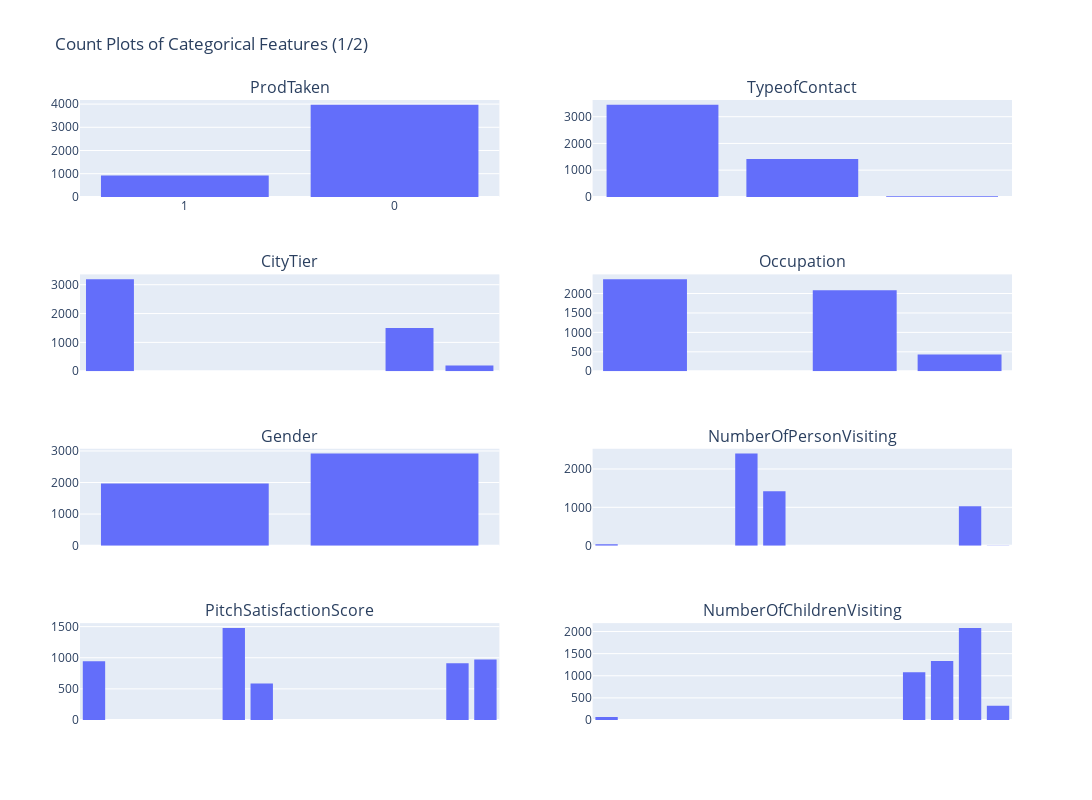
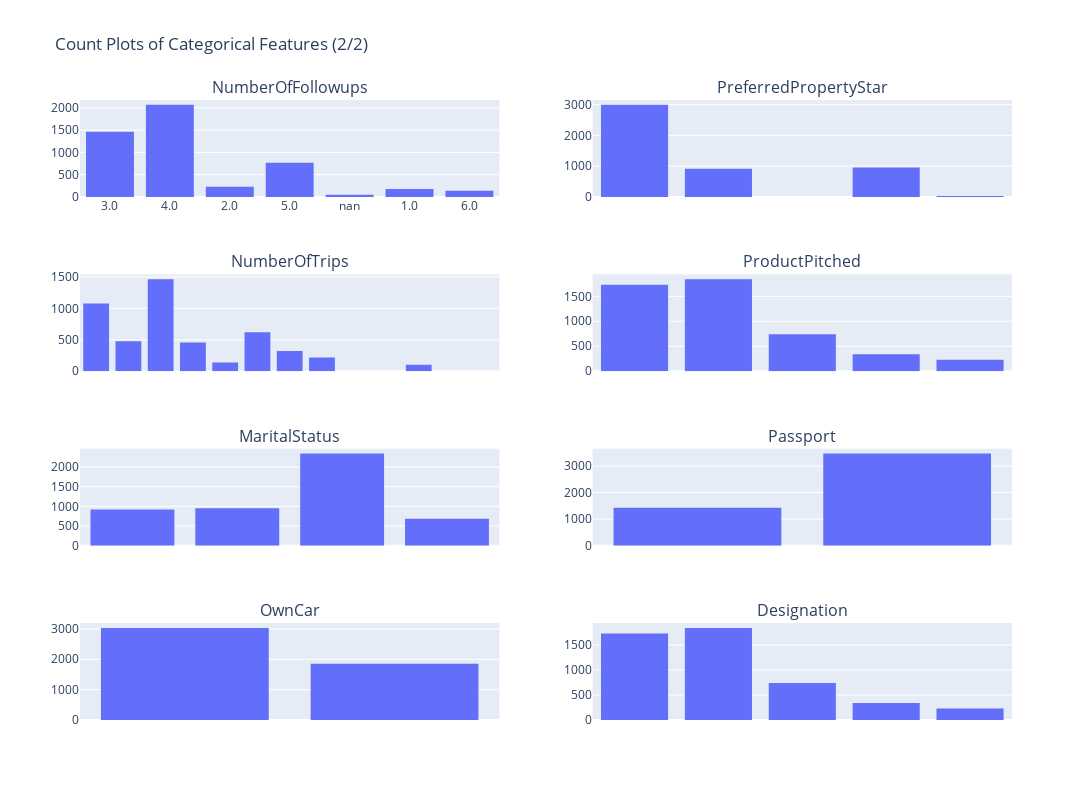

The cell these charts' notebook holds for them, in order:
### Code cell
import plotly.express as px
import plotly.subplots as sp
import pandas as pd


# Convert categorical features to string
categorical_features = [
    'ProdTaken', 'TypeofContact', 'CityTier', 'Occupation', 'Gender', 
    'NumberOfPersonVisiting', 'PitchSatisfactionScore', 'NumberOfChildrenVisiting', 
    'NumberOfFollowups', 'PreferredPropertyStar', 'NumberOfTrips', 'ProductPitched', 
    'MaritalStatus', 'Passport', 'OwnCar', 'Designation'
]

for feature in categorical_features:
    df[feature] = df[feature].astype(str)

# Create the first figure with 8 subplots
fig1 = sp.make_subplots(rows=4, cols=2, subplot_titles=categorical_features[:8])

for i, feature in enumerate(categorical_features[:8]):
    row = i // 2 + 1
    col = i % 2 + 1
    fig1.add_trace(px.histogram(df, x=feature).data[0], row=row, col=col)

fig1.update_layout(height=800, width=1200, title_text="Count Plots of Categorical Features (1/2)")
fig1.show()

# Create the second figure with the remaining 8 subplots
fig2 = sp.make_subplots(rows=4, cols=2, subplot_titles=categorical_features[8:])

for i, feature in enumerate(categorical_features[8:]):
    row = i // 2 + 1
    col = i % 2 + 1
    fig2.add_trace(px.histogram(df, x=feature).data[0], row=row, col=col)

fig2.update_layout(height=800, width=1200, title_text="Count Plots of Categorical Features (2/2)")
fig2.show()

### Figure 1 — Plotly figure (JSON) as saved in the notebook; plotly's stock layout.template omitted (floating-point values rounded to 4 significant figures; data arrays with more than 128 entries replaced by an {"elided": "..."} marker saying what was removed)
{"data": [{"alignmentgroup": "True", "bingroup": "x", "hovertemplate": "ProdTaken=%{x}<br>count=%{y}<extra></extra>", "legendgroup": "", "marker": {"color": "#636efa", "pattern": {"shape": ""}}, "name": "", "offsetgroup": "", "orientation": "v", "showlegend": false, "type": "histogram", "x": {"elided": "4888 str values"}, "xaxis": "x", "yaxis": "y"}, {"alignmentgroup": "True", "bingroup": "x", "hovertemplate": "TypeofContact=%{x}<br>count=%{y}<extra></extra>", "legendgroup": "", "marker": {"color": "#636efa", "pattern": {"shape": ""}}, "name": "", "offsetgroup": "", "orientation": "v", "showlegend": false, "type": "histogram", "x": {"elided": "4888 str values"}, "xaxis": "x2", "yaxis": "y2"}, {"alignmentgroup": "True", "bingroup": "x", "hovertemplate": "CityTier=%{x}<br>count=%{y}<extra></extra>", "legendgroup": "", "marker": {"color": "#636efa", "pattern": {"shape": ""}}, "name": "", "offsetgroup": "", "orientation": "v", "showlegend": false, "type": "histogram", "x": {"elided": "4888 str values"}, "xaxis": "x3", "yaxis": "y3"}, {"alignmentgroup": "True", "bingroup": "x", "hovertemplate": "Occupation=%{x}<br>count=%{y}<extra></extra>", "legendgroup": "", "marker": {"color": "#636efa", "pattern": {"shape": ""}}, "name": "", "offsetgroup": "", "orientation": "v", "showlegend": false, "type": "histogram", "x": {"elided": "4888 str values"}, "xaxis": "x4", "yaxis": "y4"}, {"alignmentgroup": "True", "bingroup": "x", "hovertemplate": "Gender=%{x}<br>count=%{y}<extra></extra>", "legendgroup": "", "marker": {"color": "#636efa", "pattern": {"shape": ""}}, "name": "", "offsetgroup": "", "orientation": "v", "showlegend": false, "type": "histogram", "x": {"elided": "4888 str values"}, "xaxis": "x5", "yaxis": "y5"}, {"alignmentgroup": "True", "bingroup": "x", "hovertemplate": "NumberOfPersonVisiting=%{x}<br>count=%{y}<extra></extra>", "legendgroup": "", "marker": {"color": "#636efa", "pattern": {"shape": ""}}, "name": "", "offsetgroup": "", "orientation": "v", "showlegend": false, "type": "histogram", "x": {"elided": "4888 str values"}, "xaxis": "x6", "yaxis": "y6"}, {"alignmentgroup": "True", "bingroup": "x", "hovertemplate": "PitchSatisfactionScore=%{x}<br>count=%{y}<extra></extra>", "legendgroup": "", "marker": {"color": "#636efa", "pattern": {"shape": ""}}, "name": "", "offsetgroup": "", "orientation": "v", "showlegend": false, "type": "histogram", "x": {"elided": "4888 str values"}, "xaxis": "x7", "yaxis": "y7"}, {"alignmentgroup": "True", "bingroup": "x", "hovertemplate": "NumberOfChildrenVisiting=%{x}<br>count=%{y}<extra></extra>", "legendgroup": "", "marker": {"color": "#636efa", "pattern": {"shape": ""}}, "name": "", "offsetgroup": "", "orientation": "v", "showlegend": false, "type": "histogram", "x": {"elided": "4888 str values"}, "xaxis": "x8", "yaxis": "y8"}], "layout": {"annotations": [{"font": {"size": 16}, "showarrow": false, "text": "ProdTaken", "x": 0.225, "xanchor": "center", "xref": "paper", "y": 1, "yanchor": "bottom", "yref": "paper"}, {"font": {"size": 16}, "showarrow": false, "text": "TypeofContact", "x": 0.775, "xanchor": "center", "xref": "paper", "y": 1, "yanchor": "bottom", "yref": "paper"}, {"font": {"size": 16}, "showarrow": false, "text": "CityTier", "x": 0.225, "xanchor": "center", "xref": "paper", "y": 0.7188, "yanchor": "bottom", "yref": "paper"}, {"font": {"size": 16}, "showarrow": false, "text": "Occupation", "x": 0.775, "xanchor": "center", "xref": "paper", "y": 0.7188, "yanchor": "bottom", "yref": "paper"}, {"font": {"size": 16}, "showarrow": false, "text": "Gender", "x": 0.225, "xanchor": "center", "xref": "paper", "y": 0.4375, "yanchor": "bottom", "yref": "paper"}, {"font": {"size": 16}, "showarrow": false, "text": "NumberOfPersonVisiting", "x": 0.775, "xanchor": "center", "xref": "paper", "y": 0.4375, "yanchor": "bottom", "yref": "paper"}, {"font": {"size": 16}, "showarrow": false, "text": "PitchSatisfactionScore", "x": 0.225, "xanchor": "center", "xref": "paper", "y": 0.1562, "yanchor": "bottom", "yref": "paper"}, {"font": {"size": 16}, "showarrow": false, "text": "NumberOfChildrenVisiting", "x": 0.775, "xanchor": "center", "xref": "paper", "y": 0.1562, "yanchor": "bottom", "yref": "paper"}], "height": 800, "title": {"text": "Count Plots of Categorical Features (1/2)"}, "width": 1200, "xaxis": {"anchor": "y", "domain": [0, 0.45]}, "xaxis2": {"anchor": "y2", "domain": [0.55, 1]}, "xaxis3": {"anchor": "y3", "domain": [0, 0.45]}, "xaxis4": {"anchor": "y4", "domain": [0.55, 1]}, "xaxis5": {"anchor": "y5", "domain": [0, 0.45]}, "xaxis6": {"anchor": "y6", "domain": [0.55, 1]}, "xaxis7": {"anchor": "y7", "domain": [0, 0.45]}, "xaxis8": {"anchor": "y8", "domain": [0.55, 1]}, "yaxis": {"anchor": "x", "domain": [0.8438, 1]}, "yaxis2": {"anchor": "x2", "domain": [0.8438, 1]}, "yaxis3": {"anchor": "x3", "domain": [0.5625, 0.7188]}, "yaxis4": {"anchor": "x4", "domain": [0.5625, 0.7188]}, "yaxis5": {"anchor": "x5", "domain": [0.2812, 0.4375]}, "yaxis6": {"anchor": "x6", "domain": [0.2812, 0.4375]}, "yaxis7": {"anchor": "x7", "domain": [0, 0.1562]}, "yaxis8": {"anchor": "x8", "domain": [0, 0.1562]}}}

### Figure 2 — Plotly figure (JSON) as saved in the notebook; plotly's stock layout.template omitted (floating-point values rounded to 4 significant figures; data arrays with more than 128 entries replaced by an {"elided": "..."} marker saying what was removed)
{"data": [{"alignmentgroup": "True", "bingroup": "x", "hovertemplate": "NumberOfFollowups=%{x}<br>count=%{y}<extra></extra>", "legendgroup": "", "marker": {"color": "#636efa", "pattern": {"shape": ""}}, "name": "", "offsetgroup": "", "orientation": "v", "showlegend": false, "type": "histogram", "x": {"elided": "4888 str values"}, "xaxis": "x", "yaxis": "y"}, {"alignmentgroup": "True", "bingroup": "x", "hovertemplate": "PreferredPropertyStar=%{x}<br>count=%{y}<extra></extra>", "legendgroup": "", "marker": {"color": "#636efa", "pattern": {"shape": ""}}, "name": "", "offsetgroup": "", "orientation": "v", "showlegend": false, "type": "histogram", "x": {"elided": "4888 str values"}, "xaxis": "x2", "yaxis": "y2"}, {"alignmentgroup": "True", "bingroup": "x", "hovertemplate": "NumberOfTrips=%{x}<br>count=%{y}<extra></extra>", "legendgroup": "", "marker": {"color": "#636efa", "pattern": {"shape": ""}}, "name": "", "offsetgroup": "", "orientation": "v", "showlegend": false, "type": "histogram", "x": {"elided": "4888 str values"}, "xaxis": "x3", "yaxis": "y3"}, {"alignmentgroup": "True", "bingroup": "x", "hovertemplate": "ProductPitched=%{x}<br>count=%{y}<extra></extra>", "legendgroup": "", "marker": {"color": "#636efa", "pattern": {"shape": ""}}, "name": "", "offsetgroup": "", "orientation": "v", "showlegend": false, "type": "histogram", "x": {"elided": "4888 str values"}, "xaxis": "x4", "yaxis": "y4"}, {"alignmentgroup": "True", "bingroup": "x", "hovertemplate": "MaritalStatus=%{x}<br>count=%{y}<extra></extra>", "legendgroup": "", "marker": {"color": "#636efa", "pattern": {"shape": ""}}, "name": "", "offsetgroup": "", "orientation": "v", "showlegend": false, "type": "histogram", "x": {"elided": "4888 str values"}, "xaxis": "x5", "yaxis": "y5"}, {"alignmentgroup": "True", "bingroup": "x", "hovertemplate": "Passport=%{x}<br>count=%{y}<extra></extra>", "legendgroup": "", "marker": {"color": "#636efa", "pattern": {"shape": ""}}, "name": "", "offsetgroup": "", "orientation": "v", "showlegend": false, "type": "histogram", "x": {"elided": "4888 str values"}, "xaxis": "x6", "yaxis": "y6"}, {"alignmentgroup": "True", "bingroup": "x", "hovertemplate": "OwnCar=%{x}<br>count=%{y}<extra></extra>", "legendgroup": "", "marker": {"color": "#636efa", "pattern": {"shape": ""}}, "name": "", "offsetgroup": "", "orientation": "v", "showlegend": false, "type": "histogram", "x": {"elided": "4888 str values"}, "xaxis": "x7", "yaxis": "y7"}, {"alignmentgroup": "True", "bingroup": "x", "hovertemplate": "Designation=%{x}<br>count=%{y}<extra></extra>", "legendgroup": "", "marker": {"color": "#636efa", "pattern": {"shape": ""}}, "name": "", "offsetgroup": "", "orientation": "v", "showlegend": false, "type": "histogram", "x": {"elided": "4888 str values"}, "xaxis": "x8", "yaxis": "y8"}], "layout": {"annotations": [{"font": {"size": 16}, "showarrow": false, "text": "NumberOfFollowups", "x": 0.225, "xanchor": "center", "xref": "paper", "y": 1, "yanchor": "bottom", "yref": "paper"}, {"font": {"size": 16}, "showarrow": false, "text": "PreferredPropertyStar", "x": 0.775, "xanchor": "center", "xref": "paper", "y": 1, "yanchor": "bottom", "yref": "paper"}, {"font": {"size": 16}, "showarrow": false, "text": "NumberOfTrips", "x": 0.225, "xanchor": "center", "xref": "paper", "y": 0.7188, "yanchor": "bottom", "yref": "paper"}, {"font": {"size": 16}, "showarrow": false, "text": "ProductPitched", "x": 0.775, "xanchor": "center", "xref": "paper", "y": 0.7188, "yanchor": "bottom", "yref": "paper"}, {"font": {"size": 16}, "showarrow": false, "text": "MaritalStatus", "x": 0.225, "xanchor": "center", "xref": "paper", "y": 0.4375, "yanchor": "bottom", "yref": "paper"}, {"font": {"size": 16}, "showarrow": false, "text": "Passport", "x": 0.775, "xanchor": "center", "xref": "paper", "y": 0.4375, "yanchor": "bottom", "yref": "paper"}, {"font": {"size": 16}, "showarrow": false, "text": "OwnCar", "x": 0.225, "xanchor": "center", "xref": "paper", "y": 0.1562, "yanchor": "bottom", "yref": "paper"}, {"font": {"size": 16}, "showarrow": false, "text": "Designation", "x": 0.775, "xanchor": "center", "xref": "paper", "y": 0.1562, "yanchor": "bottom", "yref": "paper"}], "height": 800, "title": {"text": "Count Plots of Categorical Features (2/2)"}, "width": 1200, "xaxis": {"anchor": "y", "domain": [0, 0.45]}, "xaxis2": {"anchor": "y2", "domain": [0.55, 1]}, "xaxis3": {"anchor": "y3", "domain": [0, 0.45]}, "xaxis4": {"anchor": "y4", "domain": [0.55, 1]}, "xaxis5": {"anchor": "y5", "domain": [0, 0.45]}, "xaxis6": {"anchor": "y6", "domain": [0.55, 1]}, "xaxis7": {"anchor": "y7", "domain": [0, 0.45]}, "xaxis8": {"anchor": "y8", "domain": [0.55, 1]}, "yaxis": {"anchor": "x", "domain": [0.8438, 1]}, "yaxis2": {"anchor": "x2", "domain": [0.8438, 1]}, "yaxis3": {"anchor": "x3", "domain": [0.5625, 0.7188]}, "yaxis4": {"anchor": "x4", "domain": [0.5625, 0.7188]}, "yaxis5": {"anchor": "x5", "domain": [0.2812, 0.4375]}, "yaxis6": {"anchor": "x6", "domain": [0.2812, 0.4375]}, "yaxis7": {"anchor": "x7", "domain": [0, 0.1562]}, "yaxis8": {"anchor": "x8", "domain": [0, 0.1562]}}}
